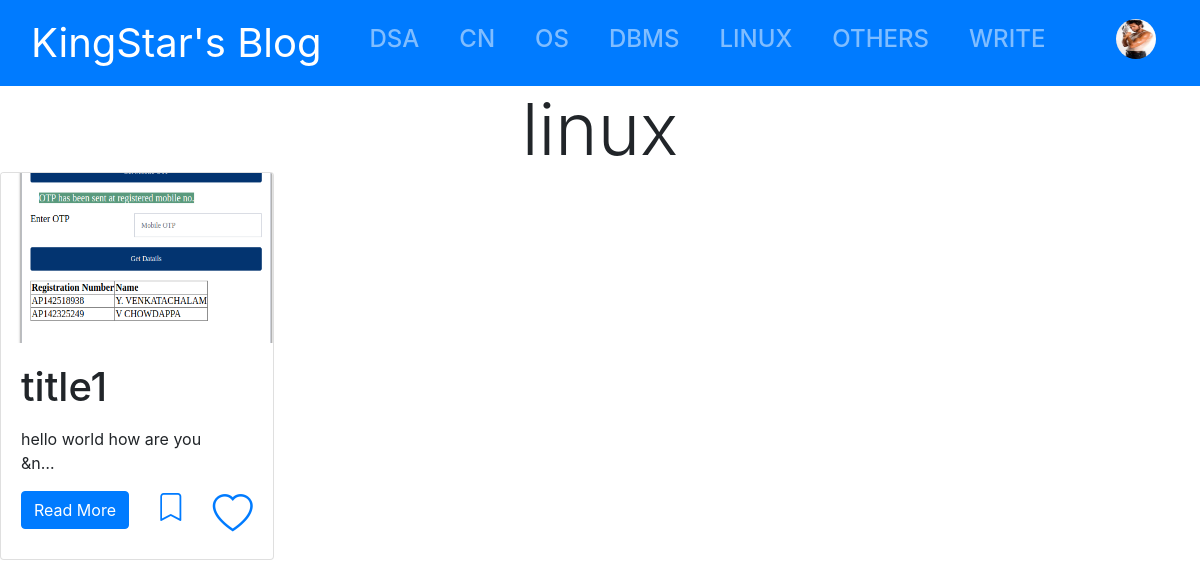
/category/linux/ (signed in), run on the app's committed database.
### blog/models.py (models this page shows, shortened)
class UserProfile(models.Model):
    user = models.OneToOneField(User, on_delete=models.CASCADE, related_name='profile')
    image = models.ImageField(null=True, blank=True,upload_to='images/')
    favourite = models.ManyToManyField(Article, related_name="favourite", null=True, blank=True)
    read_later = models.ManyToManyField(Article, related_name='read_later', null=True, blank=True)

class Article(models.Model):
    title = models.CharField(max_length=200, unique=True)
    slug = models.SlugField(max_length=200, unique=True, editable=True)
    author = models.ForeignKey(User, on_delete=models.CASCADE)
    updated_on = models.DateTimeField(auto_now=True)
    created_on = models.DateTimeField(auto_now_add=True)
    content = RichTextField()
    image = models.ImageField(null=True, blank=True,upload_to='images/')
    category = models.CharField(max_length=200, choices=CATEGORY_CHOICES)
    active = models.BooleanField(default=True)
    class Meta:
        ordering = ['-created_on']
    def __str__(self):
        return self.title

### blog/views.py (the view)
# urls.py: path('category/<str:cat>/', views.getCategory, name = 'categoryview'),
def getCategory(request, cat):
    print("getting correctly")
    articlelist = Article.objects.filter(category=cat.upper()).filter(active=True)
    print(articlelist)
    context = {"articles" : articlelist, "category":cat}
    if request.user.is_authenticated:
        context["profile"] = UserProfile.objects.get(pk=request.user.id)
    return render(request, 'blog/category.html',context=context)

### templates/blog/category.html (shortened to what this page needs)
{% include "blog/base.html" %}
{% block body %}
    <div class="containter">
        <div class="display-3 text-center"> {{ category }}</div>
        <div class="row mr-0">
            {% if articles %}
                {% block content %}
                    {% include "blog/content.html" %}
                {% endblock %}
            {% else %}
                No Articles to Display
            {% endif %}
        </div>
    </div>
{% endblock %}

### templates/blog/profiledropdown.html (shortened to what this page needs)
<div class="dropdown">
  <button class="btn btn-primary" id="dropdownMenu2" data-toggle="dropdown" aria-haspopup="true" aria-expanded="false">
    {% if profile.image %}
    <img class="rounded-circle" src="{{ profile.image.url }}" style="height: 40px; width:40px">
    {% else %}
    <i class="h2 bi bi-person-circle"></i>
    {% endif %}
  </button>
</div>

### templates/blog/content.html
                {% load static %}
                {% for article in articles %}
                <div class="col-12 col-sm-6 col-md-6 col-lg-4 col-xl-3">
                    <div class="card">
                        <img class="card-img-top img-fluid" style="height: 170px;"
                            {% if article.image %}
                            src="{{ article.image.url }}"
                            alt="Card image cap"
                            {% else %}
                            src="{% static 'im1.jpg' %}"
                            alt="Card image cap1"
                            {% endif %}
                            >
                        <div class="card-body">
                            <h5 class="card-title h1">{{ article.title }}</h5>
                            <p class="card-text"> {{ article.content|safe|truncatechars:50 }}</p>
                            <div class="d-flex align-items-start justify-content-between">
                            <a href="{% url 'detail'   article.slug  %}" class="btn btn-primary">Read More</a>
                            {% if request.user.is_authenticated and article in profile.read_later.all %}
                                <a href = "{% url 'readlater' article.slug %}"><i class="h3 bi-bookmark-fill text-info"></i></a>
                            {% else %}
                                <a href = "{% url 'readlater' article.slug %}"><i class="h3 bi-bookmark"></i></a>
                            {% endif %}
                            {% if request.user.is_authenticated and article in profile.favourite.all %}
                                <a href = "{% url 'favourite' article.slug %}"><i class="h1 bi-heart-fill text-danger"></i></a>
                            {% else %}
                                <a href = "{% url 'favourite' article.slug %}"><i class="h1 bi-heart"></i></a>
                            {% endif %}
                            </div>
                        </div>
                    </div>
                </div>
                {% endfor %}

### data on the page
UserProfile: image (picture)
Article: category "linux", image (picture), title "title1", content "hello world how are you &n…"
